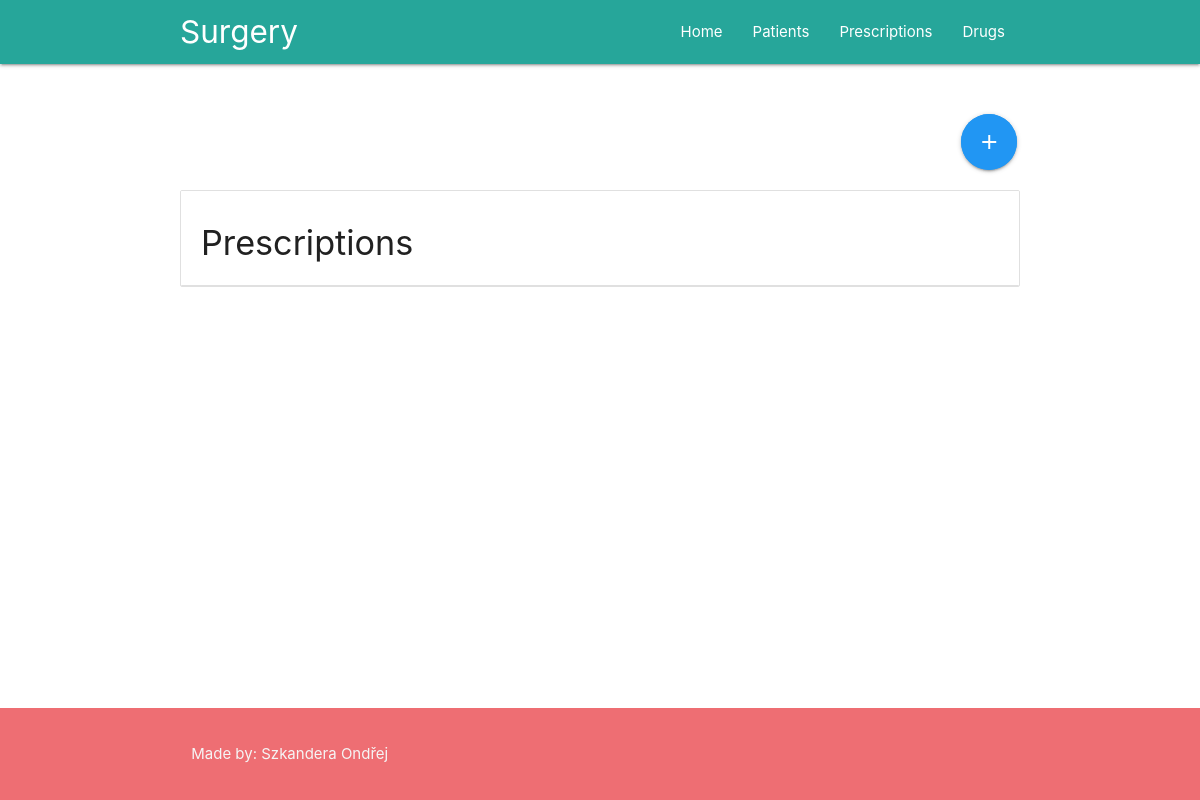
The app's page /prescriptions, older data.
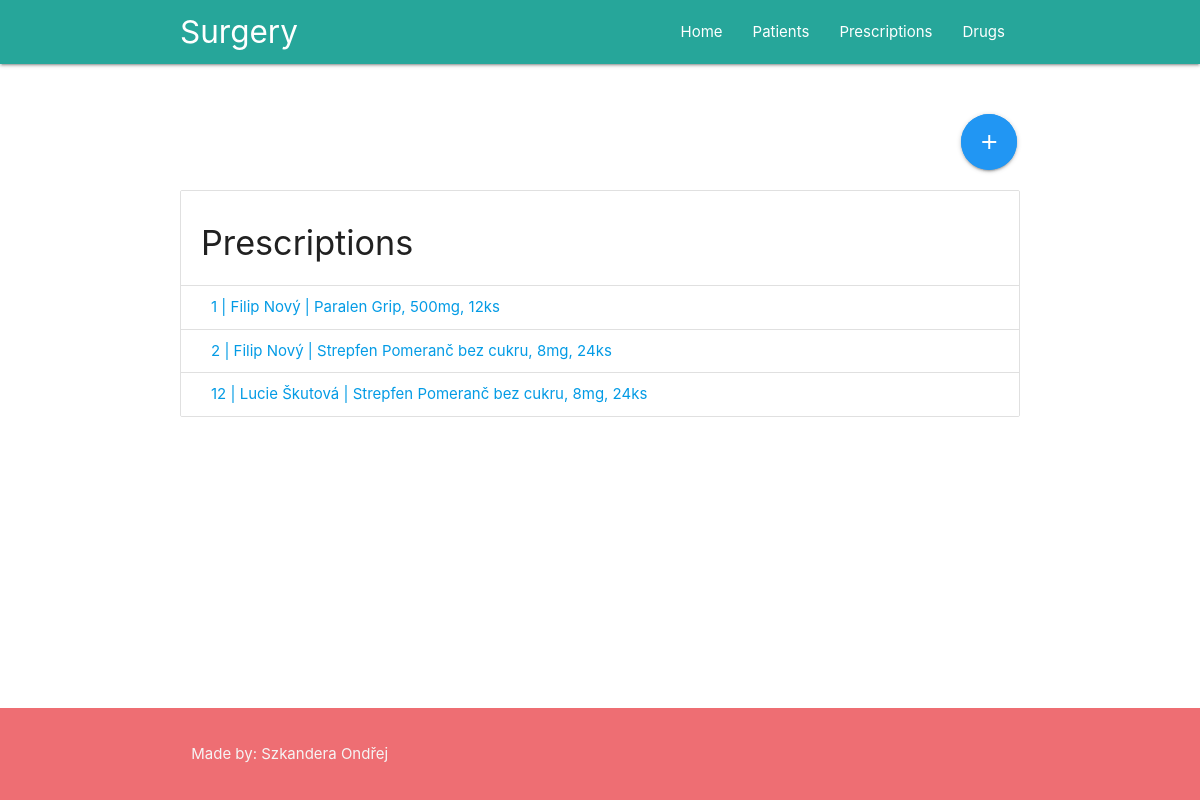
The same page, newer data.
### Office/models.py (models this page shows, shortened)
class Prescription(models.Model):
    patient = models.ForeignKey('Patient', on_delete=models.CASCADE)
    drug = models.ForeignKey('Drug', on_delete=models.CASCADE)
    date = models.DateField()

class Patient(models.Model):
    first_name = models.CharField(max_length=50)
    last_name = models.CharField(max_length=50)
    birthday = models.DateField()
    height = models.IntegerField()
    weight = models.DecimalField(max_digits=5, decimal_places=2)

class Drug(models.Model):
    name = models.CharField(max_length=100)
    number_of_pills = models.IntegerField()
    description = models.TextField(null=True)
    gram = models.IntegerField()
    picture = models.ImageField(null=True, blank=True, upload_to='pictures/%Y/%m/%d/')
    def __str__(self):
        return '{}, {}mg, {}ks'.format(self.name, self.gram, self.number_of_pills)

### Office/views.py (the view)
# urls.py: path('prescriptions', views.prescriptions, name='prescriptions'),
def prescriptions(request):
    context = {
        'prescriptions': models.Prescription.objects.all()
    }
    return render(request, 'Office/prescriptions.html', context)

### Office/templates/Office/prescriptions.html
{% extends 'Office/layout.html' %}
{% block content %}
    <div class="row">
        <div class="col s1 offset-s11">
            <a class="btn-floating btn-large waves-effect waves-light blue pulse"
               href="{% url 'add_prescription' %}"><i class="material-icons">add</i></a>
        </div>
    </div>
    <ul class="collection with-header">
        <li class="collection-header"><h4>Prescriptions</h4></li>
        {% for prescription in prescriptions %}
                <li class="collection-item">
                    <a href="{% url 'prescription_detail' prescription.id %}">{{ prescription.id }} | {{ prescription.patient.first_name }} {{ prescription.patient.last_name }} | {{ prescription.drug }}</a>
                </li>
        {% endfor %}
    </ul>
{% endblock %}

Row changes from the older to the newer data that the page shows:
added Prescription: id "1", patient.first_name "Filip", patient.last_name "Nový", drug "Paralen Grip, 500mg, 12ks"
added Prescription: id "2", patient.first_name "Filip", patient.last_name "Nový", drug "Strepfen Pomeranč bez cukru, 8mg, 24ks"
added Prescription: id "12", patient.first_name "Lucie", patient.last_name "Škutová", drug "Strepfen Pomeranč bez cukru, 8mg, 24ks"
